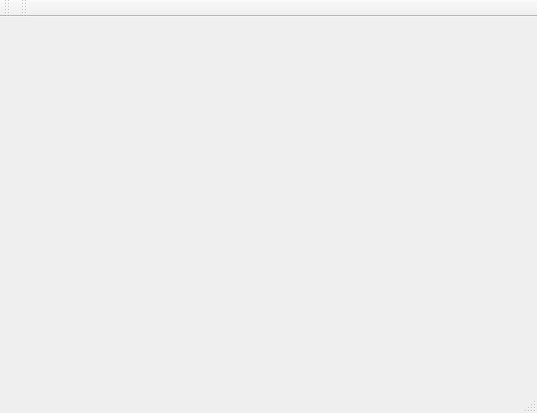
<?xml version="1.0" encoding="UTF-8"?>
<ui version="4.0">
 <class>MainWindow</class>
 <widget class="QMainWindow" name="MainWindow">
  <property name="geometry">
   <rect>
    <x>0</x>
    <y>0</y>
    <width>537</width>
    <height>413</height>
   </rect>
  </property>
  <property name="windowTitle">
   <string>Axis Tags Example</string>
  </property>
  <widget class="QWidget" name="centralWidget"/>
  <widget class="QMenuBar" name="menuBar">
   <property name="geometry">
    <rect>
     <x>0</x>
     <y>0</y>
     <width>537</width>
     <height>30</height>
    </rect>
   </property>
  </widget>
  <widget class="QToolBar" name="mainToolBar">
   <attribute name="toolBarArea">
    <enum>TopToolBarArea</enum>
   </attribute>
   <attribute name="toolBarBreak">
    <bool>false</bool>
   </attribute>
  </widget>
  <widget class="QStatusBar" name="statusBar"/>
  <widget class="QToolBar" name="toolBar">
   <property name="windowTitle">
    <string>toolBar</string>
   </property>
   <attribute name="toolBarArea">
    <enum>TopToolBarArea</enum>
   </attribute>
   <attribute name="toolBarBreak">
    <bool>false</bool>
   </attribute>
  </widget>
 </widget>
 <layoutdefault spacing="6" margin="11"/>
 <resources/>
 <connections/>
</ui>
